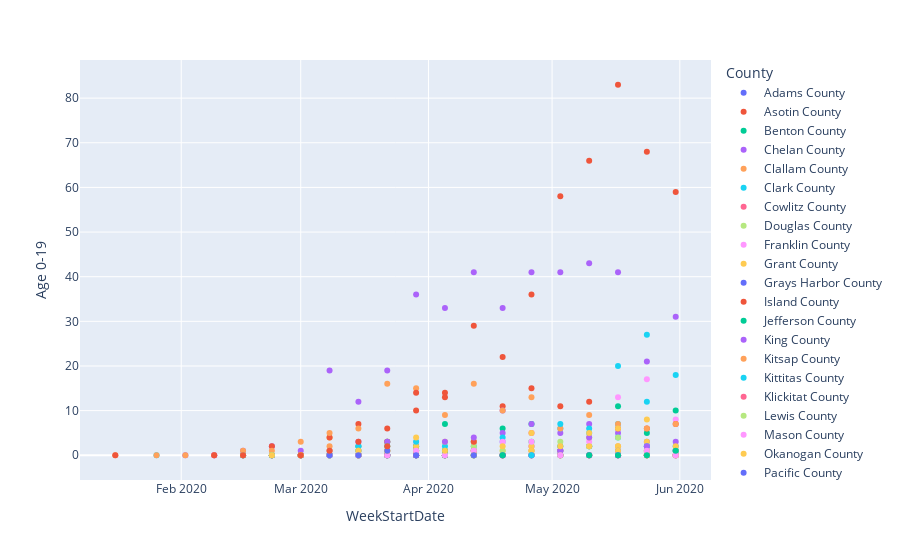

The notebook cell saved with this chart:
### Code cell
px.scatter(df, x="WeekStartDate", y="Age 0-19", color='County')

### Figure 1 — Plotly figure (JSON) as saved in the notebook; plotly's stock layout.template omitted (floating-point values rounded to 4 significant figures)
{"data": [{"hovertemplate": "County=Adams County<br>WeekStartDate=%{x}<br>Age 0-19=%{y}<extra></extra>", "legendgroup": "Adams County", "marker": {"color": "#636efa", "symbol": "circle"}, "mode": "markers", "name": "Adams County", "orientation": "v", "showlegend": true, "type": "scatter", "x": ["2020-03-08", "2020-03-15", "2020-03-22", "2020-03-29", "2020-04-05", "2020-04-12", "2020-04-19", "2020-04-26", "2020-05-03", "2020-05-10", "2020-05-17", "2020-05-24", "2020-05-31"], "xaxis": "x", "y": [0, 0, 0, 2, 1, 0, 0, 0, 1, 0, 0, 2, 1], "yaxis": "y"}, {"hovertemplate": "County=Asotin County<br>WeekStartDate=%{x}<br>Age 0-19=%{y}<extra></extra>", "legendgroup": "Asotin County", "marker": {"color": "#EF553B", "symbol": "circle"}, "mode": "markers", "name": "Asotin County", "orientation": "v", "showlegend": true, "type": "scatter", "x": ["2020-03-15", "2020-03-29", "2020-04-05", "2020-04-12", "2020-04-19", "2020-05-17"], "xaxis": "x", "y": [0, 0, 0, 1, 0, 0], "yaxis": "y"}, {"hovertemplate": "County=Benton County<br>WeekStartDate=%{x}<br>Age 0-19=%{y}<extra></extra>", "legendgroup": "Benton County", "marker": {"color": "#00cc96", "symbol": "circle"}, "mode": "markers", "name": "Benton County", "orientation": "v", "showlegend": true, "type": "scatter", "x": ["2020-02-16", "2020-03-01", "2020-03-08", "2020-03-15", "2020-03-22", "2020-03-29", "2020-04-05", "2020-04-12", "2020-04-19", "2020-04-26", "2020-05-03", "2020-05-10", "2020-05-17", "2020-05-24", "2020-05-31"], "xaxis": "x", "y": [0, 0, 0, 2, 3, 2, 7, 3, 6, 7, 2, 2, 11, 5, 10], "yaxis": "y"}, {"hovertemplate": "County=Chelan County<br>WeekStartDate=%{x}<br>Age 0-19=%{y}<extra></extra>", "legendgroup": "Chelan County", "marker": {"color": "#ab63fa", "symbol": "circle"}, "mode": "markers", "name": "Chelan County", "orientation": "v", "showlegend": true, "type": "scatter", "x": ["2020-02-09", "2020-03-08", "2020-03-15", "2020-03-22", "2020-03-29", "2020-04-05", "2020-04-12", "2020-04-19", "2020-04-26", "2020-05-03", "2020-05-10", "2020-05-17", "2020-05-24", "2020-05-31"], "xaxis": "x", "y": [0, 0, 0, 0, 1, 0, 1, 5, 2, 5, 7, 5, 3, 1], "yaxis": "y"}, {"hovertemplate": "County=Clallam County<br>WeekStartDate=%{x}<br>Age 0-19=%{y}<extra></extra>", "legendgroup": "Clallam County", "marker": {"color": "#FFA15A", "symbol": "circle"}, "mode": "markers", "name": "Clallam County", "orientation": "v", "showlegend": true, "type": "scatter", "x": ["2020-03-01", "2020-03-08", "2020-03-15", "2020-03-29", "2020-04-05", "2020-04-19", "2020-04-26", "2020-05-10", "2020-05-17", "2020-05-24"], "xaxis": "x", "y": [0, 0, 0, 0, 0, 0, 0, 2, 2, 0], "yaxis": "y"}, {"hovertemplate": "County=Clark County<br>WeekStartDate=%{x}<br>Age 0-19=%{y}<extra></extra>", "legendgroup": "Clark County", "marker": {"color": "#19d3f3", "symbol": "circle"}, "mode": "markers", "name": "Clark County", "orientation": "v", "showlegend": true, "type": "scatter", "x": ["2020-02-23", "2020-03-01", "2020-03-08", "2020-03-15", "2020-03-22", "2020-03-29", "2020-04-05", "2020-04-12", "2020-04-19", "2020-04-26", "2020-05-03", "2020-05-10", "2020-05-17", "2020-05-24", "2020-05-31"], "xaxis": "x", "y": [0, 0, 0, 2, 0, 1, 2, 2, 3, 3, 6, 2, 4, 27, 2], "yaxis": "y"}, {"hovertemplate": "County=Cowlitz County<br>WeekStartDate=%{x}<br>Age 0-19=%{y}<extra></extra>", "legendgroup": "Cowlitz County", "marker": {"color": "#FF6692", "symbol": "circle"}, "mode": "markers", "name": "Cowlitz County", "orientation": "v", "showlegend": true, "type": "scatter", "x": ["2020-02-23", "2020-03-01", "2020-03-08", "2020-03-15", "2020-03-22", "2020-03-29", "2020-04-05", "2020-04-12", "2020-04-19", "2020-04-26", "2020-05-03", "2020-05-10", "2020-05-17", "2020-05-24", "2020-05-31"], "xaxis": "x", "y": [0, 0, 0, 0, 0, 1, 0, 0, 0, 5, 1, 0, 0, 0, 0], "yaxis": "y"}, {"hovertemplate": "County=Douglas County<br>WeekStartDate=%{x}<br>Age 0-19=%{y}<extra></extra>", "legendgroup": "Douglas County", "marker": {"color": "#B6E880", "symbol": "circle"}, "mode": "markers", "name": "Douglas County", "orientation": "v", "showlegend": true, "type": "scatter", "x": ["2020-03-01", "2020-03-08", "2020-03-15", "2020-03-22", "2020-03-29", "2020-04-05", "2020-04-12", "2020-04-19", "2020-04-26", "2020-05-03", "2020-05-10", "2020-05-17", "2020-05-24", "2020-05-31"], "xaxis": "x", "y": [0, 0, 0, 3, 1, 0, 2, 0, 1, 3, 2, 4, 1, 0], "yaxis": "y"}, {"hovertemplate": "County=Franklin County<br>WeekStartDate=%{x}<br>Age 0-19=%{y}<extra></extra>", "legendgroup": "Franklin County", "marker": {"color": "#FF97FF", "symbol": "circle"}, "mode": "markers", "name": "Franklin County", "orientation": "v", "showlegend": true, "type": "scatter", "x": ["2020-02-09", "2020-02-23", "2020-03-01", "2020-03-08", "2020-03-15", "2020-03-22", "2020-03-29", "2020-04-05", "2020-04-12", "2020-04-19", "2020-04-26", "2020-05-03", "2020-05-10", "2020-05-17", "2020-05-24", "2020-05-31"], "xaxis": "x", "y": [0, 0, 0, 0, 0, 1, 3, 1, 3, 3, 2, 0, 3, 13, 17, 8], "yaxis": "y"}, {"hovertemplate": "County=Grant County<br>WeekStartDate=%{x}<br>Age 0-19=%{y}<extra></extra>", "legendgroup": "Grant County", "marker": {"color": "#FECB52", "symbol": "circle"}, "mode": "markers", "name": "Grant County", "orientation": "v", "showlegend": true, "type": "scatter", "x": ["2020-02-16", "2020-02-23", "2020-03-01", "2020-03-08", "2020-03-15", "2020-03-22", "2020-03-29", "2020-04-05", "2020-04-12", "2020-04-19", "2020-04-26", "2020-05-03", "2020-05-10", "2020-05-17", "2020-05-24", "2020-05-31"], "xaxis": "x", "y": [0, 0, 0, 4, 1, 2, 1, 3, 3, 1, 2, 0, 2, 2, 3, 0], "yaxis": "y"}, {"hovertemplate": "County=Grays Harbor County<br>WeekStartDate=%{x}<br>Age 0-19=%{y}<extra></extra>", "legendgroup": "Grays Harbor County", "marker": {"color": "#636efa", "symbol": "circle"}, "mode": "markers", "name": "Grays Harbor County", "orientation": "v", "showlegend": true, "type": "scatter", "x": ["2020-02-16", "2020-02-23", "2020-03-01", "2020-03-15", "2020-03-22", "2020-03-29", "2020-04-05", "2020-04-26", "2020-05-03", "2020-05-17", "2020-05-24", "2020-05-31"], "xaxis": "x", "y": [0, 0, 0, 0, 0, 0, 0, 0, 0, 1, 0, 0], "yaxis": "y"}, {"hovertemplate": "County=Island County<br>WeekStartDate=%{x}<br>Age 0-19=%{y}<extra></extra>", "legendgroup": "Island County", "marker": {"color": "#EF553B", "symbol": "circle"}, "mode": "markers", "name": "Island County", "orientation": "v", "showlegend": true, "type": "scatter", "x": ["2020-02-23", "2020-03-01", "2020-03-08", "2020-03-15", "2020-03-22", "2020-03-29", "2020-04-05", "2020-04-12", "2020-04-19", "2020-04-26", "2020-05-03", "2020-05-10", "2020-05-24"], "xaxis": "x", "y": [0, 0, 0, 0, 3, 0, 0, 0, 0, 0, 0, 0, 0], "yaxis": "y"}, {"hovertemplate": "County=Jefferson County<br>WeekStartDate=%{x}<br>Age 0-19=%{y}<extra></extra>", "legendgroup": "Jefferson County", "marker": {"color": "#00cc96", "symbol": "circle"}, "mode": "markers", "name": "Jefferson County", "orientation": "v", "showlegend": true, "type": "scatter", "x": ["2020-02-23", "2020-03-01", "2020-03-08", "2020-03-15", "2020-03-22", "2020-03-29", "2020-05-31"], "xaxis": "x", "y": [0, 0, 0, 0, 0, 0, 1], "yaxis": "y"}, {"hovertemplate": "County=King County<br>WeekStartDate=%{x}<br>Age 0-19=%{y}<extra></extra>", "legendgroup": "King County", "marker": {"color": "#ab63fa", "symbol": "circle"}, "mode": "markers", "name": "King County", "orientation": "v", "showlegend": true, "type": "scatter", "x": ["2020-02-02", "2020-02-09", "2020-02-16", "2020-02-23", "2020-03-01", "2020-03-08", "2020-03-15", "2020-03-22", "2020-03-29", "2020-04-05", "2020-04-12", "2020-04-19", "2020-04-26", "2020-05-03", "2020-05-10", "2020-05-17", "2020-05-24", "2020-05-31"], "xaxis": "x", "y": [0, 0, 1, 2, 1, 19, 12, 19, 36, 33, 41, 33, 41, 41, 43, 41, 21, 31], "yaxis": "y"}, {"hovertemplate": "County=Kitsap County<br>WeekStartDate=%{x}<br>Age 0-19=%{y}<extra></extra>", "legendgroup": "Kitsap County", "marker": {"color": "#FFA15A", "symbol": "circle"}, "mode": "markers", "name": "Kitsap County", "orientation": "v", "showlegend": true, "type": "scatter", "x": ["2020-02-16", "2020-02-23", "2020-03-01", "2020-03-08", "2020-03-15", "2020-03-22", "2020-03-29", "2020-04-05", "2020-04-12", "2020-04-19", "2020-04-26", "2020-05-03", "2020-05-10", "2020-05-24", "2020-05-31"], "xaxis": "x", "y": [0, 0, 0, 2, 1, 1, 1, 0, 1, 0, 1, 0, 0, 0, 0], "yaxis": "y"}, {"hovertemplate": "County=Kittitas County<br>WeekStartDate=%{x}<br>Age 0-19=%{y}<extra></extra>", "legendgroup": "Kittitas County", "marker": {"color": "#19d3f3", "symbol": "circle"}, "mode": "markers", "name": "Kittitas County", "orientation": "v", "showlegend": true, "type": "scatter", "x": ["2020-01-26", "2020-02-16", "2020-03-08", "2020-03-15", "2020-03-22", "2020-03-29", "2020-04-05", "2020-04-19", "2020-04-26", "2020-05-03", "2020-05-10", "2020-05-17", "2020-05-24", "2020-05-31"], "xaxis": "x", "y": [0, 0, 0, 0, 0, 0, 0, 0, 0, 1, 5, 7, 2, 0], "yaxis": "y"}, {"hovertemplate": "County=Klickitat County<br>WeekStartDate=%{x}<br>Age 0-19=%{y}<extra></extra>", "legendgroup": "Klickitat County", "marker": {"color": "#FF6692", "symbol": "circle"}, "mode": "markers", "name": "Klickitat County", "orientation": "v", "showlegend": true, "type": "scatter", "x": ["2020-03-01", "2020-03-15", "2020-03-22", "2020-03-29", "2020-04-05", "2020-04-19", "2020-04-26", "2020-05-03", "2020-05-10", "2020-05-17", "2020-05-24", "2020-05-31"], "xaxis": "x", "y": [0, 0, 0, 1, 0, 0, 0, 1, 0, 0, 1, 0], "yaxis": "y"}, {"hovertemplate": "County=Lewis County<br>WeekStartDate=%{x}<br>Age 0-19=%{y}<extra></extra>", "legendgroup": "Lewis County", "marker": {"color": "#B6E880", "symbol": "circle"}, "mode": "markers", "name": "Lewis County", "orientation": "v", "showlegend": true, "type": "scatter", "x": ["2020-03-08", "2020-03-15", "2020-03-22", "2020-03-29", "2020-04-05", "2020-04-12", "2020-04-19", "2020-04-26", "2020-05-03", "2020-05-10", "2020-05-24"], "xaxis": "x", "y": [0, 0, 0, 0, 0, 0, 0, 0, 0, 0, 0], "yaxis": "y"}, {"hovertemplate": "County=Mason County<br>WeekStartDate=%{x}<br>Age 0-19=%{y}<extra></extra>", "legendgroup": "Mason County", "marker": {"color": "#FF97FF", "symbol": "circle"}, "mode": "markers", "name": "Mason County", "orientation": "v", "showlegend": true, "type": "scatter", "x": ["2020-03-08", "2020-03-15", "2020-03-22", "2020-03-29", "2020-04-12", "2020-04-19", "2020-04-26", "2020-05-03", "2020-05-10", "2020-05-17", "2020-05-24", "2020-05-31"], "xaxis": "x", "y": [0, 0, 0, 0, 0, 0, 0, 0, 0, 0, 0, 0], "yaxis": "y"}, {"hovertemplate": "County=Okanogan County<br>WeekStartDate=%{x}<br>Age 0-19=%{y}<extra></extra>", "legendgroup": "Okanogan County", "marker": {"color": "#FECB52", "symbol": "circle"}, "mode": "markers", "name": "Okanogan County", "orientation": "v", "showlegend": true, "type": "scatter", "x": ["2020-03-08", "2020-03-15", "2020-03-22", "2020-03-29", "2020-04-05", "2020-04-12", "2020-04-19", "2020-04-26", "2020-05-03", "2020-05-10", "2020-05-17", "2020-05-24", "2020-05-31"], "xaxis": "x", "y": [0, 0, 1, 2, 1, 0, 0, 1, 0, 4, 1, 1, 0], "yaxis": "y"}, {"hovertemplate": "County=Pacific County<br>WeekStartDate=%{x}<br>Age 0-19=%{y}<extra></extra>", "legendgroup": "Pacific County", "marker": {"color": "#636efa", "symbol": "circle"}, "mode": "markers", "name": "Pacific County", "orientation": "v", "showlegend": true, "type": "scatter", "x": ["2020-03-29", "2020-04-05", "2020-04-19", "2020-04-26", "2020-05-03"], "xaxis": "x", "y": [0, 0, 0, 0, 0], "yaxis": "y"}, {"hovertemplate": "County=Pierce County<br>WeekStartDate=%{x}<br>Age 0-19=%{y}<extra></extra>", "legendgroup": "Pierce County", "marker": {"color": "#EF553B", "symbol": "circle"}, "mode": "markers", "name": "Pierce County", "orientation": "v", "showlegend": true, "type": "scatter", "x": ["2020-02-16", "2020-02-23", "2020-03-01", "2020-03-08", "2020-03-15", "2020-03-22", "2020-03-29", "2020-04-05", "2020-04-12", "2020-04-19", "2020-04-26", "2020-05-03", "2020-05-10", "2020-05-17", "2020-05-24", "2020-05-31"], "xaxis": "x", "y": [0, 2, 0, 4, 7, 6, 10, 13, 3, 11, 15, 11, 12, 6, 6, 7], "yaxis": "y"}, {"hovertemplate": "County=San Juan County<br>WeekStartDate=%{x}<br>Age 0-19=%{y}<extra></extra>", "legendgroup": "San Juan County", "marker": {"color": "#00cc96", "symbol": "circle"}, "mode": "markers", "name": "San Juan County", "orientation": "v", "showlegend": true, "type": "scatter", "x": ["2020-03-08", "2020-03-15", "2020-03-22", "2020-03-29", "2020-04-05", "2020-04-12"], "xaxis": "x", "y": [0, 0, 0, 0, 1, 0], "yaxis": "y"}, {"hovertemplate": "County=Skagit County<br>WeekStartDate=%{x}<br>Age 0-19=%{y}<extra></extra>", "legendgroup": "Skagit County", "marker": {"color": "#ab63fa", "symbol": "circle"}, "mode": "markers", "name": "Skagit County", "orientation": "v", "showlegend": true, "type": "scatter", "x": ["2020-02-16", "2020-02-23", "2020-03-01", "2020-03-08", "2020-03-15", "2020-03-22", "2020-03-29", "2020-04-05", "2020-04-12", "2020-04-19", "2020-04-26", "2020-05-03", "2020-05-10", "2020-05-17", "2020-05-24", "2020-05-31"], "xaxis": "x", "y": [0, 0, 0, 1, 3, 3, 0, 3, 4, 10, 7, 1, 4, 0, 2, 3], "yaxis": "y"}, {"hovertemplate": "County=Snohomish County<br>WeekStartDate=%{x}<br>Age 0-19=%{y}<extra></extra>", "legendgroup": "Snohomish County", "marker": {"color": "#FFA15A", "symbol": "circle"}, "mode": "markers", "name": "Snohomish County", "orientation": "v", "showlegend": true, "type": "scatter", "x": ["2020-01-16", "2020-01-26", "2020-02-02", "2020-02-09", "2020-02-16", "2020-02-23", "2020-03-01", "2020-03-08", "2020-03-15", "2020-03-22", "2020-03-29", "2020-04-05", "2020-04-12", "2020-04-19", "2020-04-26", "2020-05-03", "2020-05-10", "2020-05-17", "2020-05-24", "2020-05-31"], "xaxis": "x", "y": [0, 0, 0, 0, 1, 1, 3, 5, 6, 16, 15, 9, 16, 10, 13, 6, 9, 7, 6, 7], "yaxis": "y"}, {"hovertemplate": "County=Spokane County<br>WeekStartDate=%{x}<br>Age 0-19=%{y}<extra></extra>", "legendgroup": "Spokane County", "marker": {"color": "#19d3f3", "symbol": "circle"}, "mode": "markers", "name": "Spokane County", "orientation": "v", "showlegend": true, "type": "scatter", "x": ["2020-02-16", "2020-02-23", "2020-03-01", "2020-03-08", "2020-03-15", "2020-03-22", "2020-03-29", "2020-04-05", "2020-04-12", "2020-04-19", "2020-04-26", "2020-05-03", "2020-05-10", "2020-05-17", "2020-05-24", "2020-05-31"], "xaxis": "x", "y": [0, 0, 0, 0, 1, 2, 3, 0, 0, 4, 0, 7, 6, 20, 12, 18], "yaxis": "y"}, {"hovertemplate": "County=Stevens County<br>WeekStartDate=%{x}<br>Age 0-19=%{y}<extra></extra>", "legendgroup": "Stevens County", "marker": {"color": "#FF6692", "symbol": "circle"}, "mode": "markers", "name": "Stevens County", "orientation": "v", "showlegend": true, "type": "scatter", "x": ["2020-03-01", "2020-03-08", "2020-03-15", "2020-03-22", "2020-03-29", "2020-04-12", "2020-05-10", "2020-05-17", "2020-05-24"], "xaxis": "x", "y": [0, 0, 0, 0, 0, 1, 0, 0, 0], "yaxis": "y"}, {"hovertemplate": "County=Thurston County<br>WeekStartDate=%{x}<br>Age 0-19=%{y}<extra></extra>", "legendgroup": "Thurston County", "marker": {"color": "#B6E880", "symbol": "circle"}, "mode": "markers", "name": "Thurston County", "orientation": "v", "showlegend": true, "type": "scatter", "x": ["2020-02-23", "2020-03-01", "2020-03-08", "2020-03-15", "2020-03-22", "2020-03-29", "2020-04-05", "2020-04-12", "2020-04-19", "2020-04-26", "2020-05-03", "2020-05-10", "2020-05-17", "2020-05-24", "2020-05-31"], "xaxis": "x", "y": [0, 0, 0, 0, 1, 1, 0, 1, 1, 3, 0, 0, 0, 0, 1], "yaxis": "y"}, {"hovertemplate": "County=Walla Walla County<br>WeekStartDate=%{x}<br>Age 0-19=%{y}<extra></extra>", "legendgroup": "Walla Walla County", "marker": {"color": "#FF97FF", "symbol": "circle"}, "mode": "markers", "name": "Walla Walla County", "orientation": "v", "showlegend": true, "type": "scatter", "x": ["2020-03-08", "2020-03-15", "2020-03-22", "2020-03-29", "2020-04-05", "2020-04-12", "2020-04-19", "2020-04-26", "2020-05-03", "2020-05-10", "2020-05-17", "2020-05-24", "2020-05-31"], "xaxis": "x", "y": [0, 0, 0, 1, 0, 1, 3, 3, 0, 0, 0, 1, 0], "yaxis": "y"}, {"hovertemplate": "County=Whatcom County<br>WeekStartDate=%{x}<br>Age 0-19=%{y}<extra></extra>", "legendgroup": "Whatcom County", "marker": {"color": "#FECB52", "symbol": "circle"}, "mode": "markers", "name": "Whatcom County", "orientation": "v", "showlegend": true, "type": "scatter", "x": ["2020-02-16", "2020-02-23", "2020-03-01", "2020-03-08", "2020-03-15", "2020-03-22", "2020-03-29", "2020-04-05", "2020-04-12", "2020-04-19", "2020-04-26", "2020-05-03", "2020-05-10", "2020-05-17", "2020-05-24", "2020-05-31"], "xaxis": "x", "y": [0, 0, 0, 1, 1, 1, 4, 1, 0, 2, 5, 2, 5, 6, 8, 2], "yaxis": "y"}, {"hovertemplate": "County=Whitman County<br>WeekStartDate=%{x}<br>Age 0-19=%{y}<extra></extra>", "legendgroup": "Whitman County", "marker": {"color": "#636efa", "symbol": "circle"}, "mode": "markers", "name": "Whitman County", "orientation": "v", "showlegend": true, "type": "scatter", "x": ["2020-03-08", "2020-03-15", "2020-03-22", "2020-03-29", "2020-04-12", "2020-04-19", "2020-05-10", "2020-05-17"], "xaxis": "x", "y": [0, 0, 1, 0, 0, 0, 0, 0], "yaxis": "y"}, {"hovertemplate": "County=Yakima County<br>WeekStartDate=%{x}<br>Age 0-19=%{y}<extra></extra>", "legendgroup": "Yakima County", "marker": {"color": "#EF553B", "symbol": "circle"}, "mode": "markers", "name": "Yakima County", "orientation": "v", "showlegend": true, "type": "scatter", "x": ["2020-01-16", "2020-02-09", "2020-02-16", "2020-03-01", "2020-03-08", "2020-03-15", "2020-03-22", "2020-03-29", "2020-04-05", "2020-04-12", "2020-04-19", "2020-04-26", "2020-05-03", "2020-05-10", "2020-05-17", "2020-05-24", "2020-05-31"], "xaxis": "x", "y": [0, 0, 0, 0, 1, 3, 2, 14, 14, 29, 22, 36, 58, 66, 83, 68, 59], "yaxis": "y"}, {"hovertemplate": "County=Unassigned<br>WeekStartDate=%{x}<br>Age 0-19=%{y}<extra></extra>", "legendgroup": "Unassigned", "marker": {"color": "#00cc96", "symbol": "circle"}, "mode": "markers", "name": "Unassigned", "orientation": "v", "showlegend": true, "type": "scatter", "x": ["2020-04-19", "2020-05-10", "2020-05-17", "2020-05-24", "2020-05-31"], "xaxis": "x", "y": [0, 0, 0, 0, 1], "yaxis": "y"}], "layout": {"legend": {"title": {"text": "County"}, "tracegroupgap": 0}, "margin": {"t": 60}, "xaxis": {"anchor": "y", "domain": [0, 1], "title": {"text": "WeekStartDate"}}, "yaxis": {"anchor": "x", "domain": [0, 1], "title": {"text": "Age 0-19"}}}}
